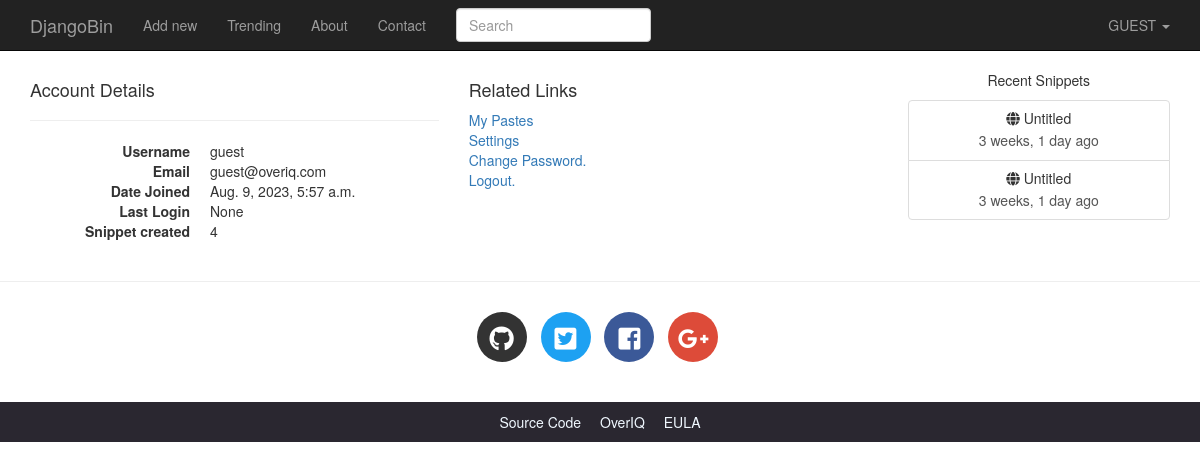
The page /userdetails/ (signed in) on the database its author committed.
### djangobin/models.py (models this page shows, shortened)
class Author(models.Model):
    user = models.OneToOneField(User, on_delete=models.CASCADE, related_name='profile')
    default_language = models.ForeignKey(Language, on_delete=models.CASCADE,
                                         default=get_default_language)
    default_exposure = models.CharField(max_length=10, choices=Pref.exposure_choices,
                                        default=Pref.SNIPPET_EXPOSURE_PUBLIC)
    default_expiration = models.CharField(max_length=10, choices=Pref.expiration_choices,
                                        default=Pref.SNIPPET_EXPIRE_NEVER)
    private = models.BooleanField(default=False)
    views = models.IntegerField(default=0)
    def get_snippet_count(self):
        return self.user.snippet_set.count()

class Snippet(models.Model):
    title = models.CharField(max_length=200, blank=True)
    original_code = models.TextField()
    highlighted_code = models.TextField(blank=True, help_text="Read only field. Will contain the"
                                    " syntax-highlited version of the original code.")
    expiration = models.CharField(max_length=10, choices=Pref.expiration_choices)
    exposure = models.CharField(max_length=10, choices=Pref.exposure_choices)
    hits = models.IntegerField(default=0, help_text='Read only field. Will be updated after every visit to snippet.')
    slug = models.SlugField(help_text='Read only field. Will be filled automatically.')
    created_on = models.DateTimeField(auto_now_add=True)
    language = models.ForeignKey(Language, on_delete=models.CASCADE)
    user = models.ForeignKey(User, on_delete=models.CASCADE)
    tags = models.ManyToManyField('Tag', blank=True)
    class Meta:
        ordering = ['-created_on']
    def get_absolute_url(self):
        return reverse('djangobin:snippet_detail', args=[self.slug])

### djangobin/views.py (the view)
# urls.py: path('userdetails/', views.user_details, name='user_details'),
@login_required(login_url="/login/")
def user_details(request):
    user = get_object_or_404(User, id=request.user.id)
    return render(request, 'djangobin/user_details.html', {'user': user})

### djangobin/context_processors.py (called while the page is built)
def recent_snippets(request):
    return dict(recent_snippets=Snippet.objects.filter(exposure='public').order_by("-id")[:8])

### djangobin/templates/djangobin/user_details.html (shortened to what this page needs)
{% extends 'djangobin/base.html' %}
{% block main %}
    <div class="row">
        <div class="col-lg-6 col-md-6 col-sm-6">
            <h4>Account Details</h4>
            <hr>
            <dl class="dl-horizontal">
                <dt>Username</dt>
                <dd>{{ request.user.username }}</dd>
                <dt>Email</dt>
                <dd>{{ request.user.email }}</dd>
                <dt>Date Joined</dt>
                <dd>{{ request.user.date_joined }}</dd>
                <dt>Last Login</dt>
                <dd>{{ request.user.last_login }}</dd>
                <dt>Snippet created</dt>
                <dd>{{ request.user.profile.get_snippet_count }}</dd>
            </dl>
        </div>
        <div class="col-lg-6 col-md-6 col-sm-6">
            <h4>Related Links</h4>
            <p>
                <a href="">My Pastes</a> <br>
                <a href="">Settings</a> <br>
                <a href="">Change Password.</a> <br>
                <a href="{% url 'djangobin:logout' %}">Logout.</a> <br>
            </p>
        </div>
    </div>
{% endblock %}

### djangobin/templates/djangobin/base.html (shortened to what this page needs)
<!DOCTYPE html>
<html lang="en">
<head>
    {% load static %}
    {% load humanize %}
    <link rel="stylesheet" href="{% static 'djangobin/css/bootstrap.min.css' %}" >
    <link rel="stylesheet" href="{% static 'djangobin/css/bootstrap-select.min.css' %}" >
    <link href="https://use.fontawesome.com/releases/v5.0.7/css/all.css" rel="stylesheet">
    <link rel="stylesheet" href="{% static 'djangobin/css/main.css' %}">
    <link rel="stylesheet" href="{% static 'djangobin/css/default.css' %}">
</head>
<body>
<nav class="navbar navbar-default navbar-inverse navbar-fixed-top">
    <div class="container">
        <div class="navbar-header">
            <a class="navbar-brand" href="{% url 'djangobin:index' %}">DjangoBin</a>
        </div>
        <div class="collapse navbar-collapse" id="bs-example-navbar-collapse-1">
            <ul class="nav navbar-nav">
                <li {% if request.path == '/' %}class='active'{% endif %} >
                    <a href="{% url 'djangobin:index' %}">Add new</a>
                </li>
                <li {% if request.path == '/trending/' %}class='active'{% endif %}>
                    <a href="{% url 'djangobin:trending_snippets' %}">Trending<span class="sr-only">(current)</span></a>
                </li>
                <li {% if request.path == '/about/' %}class='active'{% endif %}>
                    <a href="{% url 'djangobin:about' %}">About</a>
                </li>
                <li {% if request.path == '/contact/' %}class='active'{% endif %}>
                    <a href="{% url 'djangobin:contact' %}">Contact</a>
                </li>
            </ul>
            <form action="{% url 'djangobin:search' %}" class="navbar-form navbar-left" method="get">
                <div class="form-group">
                    <input type="text" name="query" class="form-control"
                           placeholder="Search" value="{{ request.GET.query }}">
                </div>
            </form>
            <ul class="nav navbar-nav navbar-right">
                <li class="dropdown">
                    <a href="#" class="dropdown-toggle" data-toggle="dropdown" role="button"
                       aria-haspopup="true" aria-expanded="false">
                        {% if request.user.is_authenticated %}
                            {{ request.user.username|upper }}
                        {% else %}
                            GUEST
                        {% endif %}
                        <span class="caret"></span>
                    </a>
                </li>
            </ul>
        </div>
    </div>
</nav>
<div class="container">
    <div class="row">
        <div class="col-lg-9 col-md-9">
            {% block main %}{% endblock %}
        </div>
        <div class="col-lg-3 col-md-3 text-center hidden-sm hidden-xs">
            <p>Recent Snippets</p>
            <div class="list-group">
                {% for recent_snippet in recent_snippets %}
                    <a href="{{ recent_snippet.get_absolute_url }}" class="list-group-item">
                        <h5 class="list-group-item-heading"><span class="fa fa-globe
"></span> {{ recent_snippet.title }}</h5>
                        <p class="list-group-item-text">{{ recent_snippet.created_on|naturaltime }}</p>
                    </a>
                {% endfor %}
            </div>
        </div>
    </div>
</div>
<hr>
<footer>
    <div class="social-icons">
        <div class="container text-center">
            <ul class="list-inline">
                <li class="list-inline-item social-github">
                    <a href="https://github.com/">
                        <i class="fab fa-github"></i>
                    </a>
                </li>
                <li class="list-inline-item social-twitter">
                    <a href="https://twitter.com/">
                        <i class="fab fa-twitter-square"></i>
                    </a>
                </li>
                <li class="list-inline-item social-facebook">
                    <a href="https://www.facebook.com/">
                        <i class="fab fa-facebook-square"></i>
                    </a>
                </li>
                <li class="list-inline-item social-google-plus">
                    <a href="https://plus.google.com/">
                        <i class="fab fa-google-plus-g"></i>
                    </a>
                </li>
            </ul>
        </div>
    </div>
    <div class="main-footer">
        <div class="container text-center">
            <ul>
                <li><a href="#">Source Code</a></li>
                <li><a href="https://overiq.com/">OverIQ</a></li>
                <li><a href="{% url 'djangobin:eula' %}">EULA</a></li>
            </ul>
        </div>
    </div>
</footer>
</body>
</html>

### djangobin/static/djangobin/css/main.css (style rules this page uses)
body { padding-top: 70px; }
.social-icons { margin: 30px 0; }
footer .social-icons ul.list-inline li a { display: block; width: 50px; height: 50px; color: #fff; border-radius: 100%; font-size: 25px; line-height: 50px; }
footer .social-icons ul.list-inline li.social-github a { background-color: #333; transition: all .2s ease-in-out; }
footer .social-icons ul.list-inline li.social-twitter a { background-color: #1da1f2; transition: all .2s ease-in-out; }
footer .social-icons ul.list-inline li.social-facebook a { background-color: #3b5998; transition: all .2s ease-in-out; }
footer .social-icons ul.list-inline li.social-google-plus a { background-color: #dd4b39; transition: all .2s ease-in-out; }
.main-footer { background-color: #2a2730; }
.main-footer ul { margin-top: 10px; padding-left: 0; }
.main-footer li { display: inline; }
.main-footer li a { color: aliceblue; }
.main-footer li+ li { margin-left: 15px; }

### rows shown on the page
Snippet: title "Untitled", created_on "3 weeks, 1 day ago"
Snippet: title "Untitled", created_on "3 weeks, 1 day ago"

### other values the page prints
{{ request.user.username|upper }} "GUEST"
{{ request.user.username }} "guest"
{{ request.user.email }} "guest@overiq.com"
{{ request.user.date_joined }} "Aug. 9, 2023, 5:57 a.m."
{{ request.user.last_login }} "None"
{{ request.user.profile.get_snippet_count }} "4"
